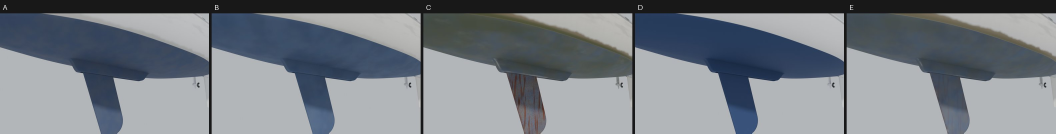
#> input picture docs/c22-9/blind/bottom.jpg, 3167 x 400 px (shown at 1/3 size)
$ python -i checks.py   (imports and definitions only)
#> lines starting #> are read from the running program, lines starting #| are printed output that depends on the picture
#> further down, picture is the input picture: PIL image 3167x400 RGB; mean R, G, B 118.3, 124.6, 131.6
### Tools/envloop/ground/ground_material.py
"""Track A: the layered ground material, as numpy. ground_hlsl.py is the same maths for M_Ground (written line for line
from this file: change both together; test_ground.py checks they agree on the decode and weights).

Inputs, per pixel, the same ones the terrain material has in the game:
  P       world position, metres in the map frame (+X north, +Y east, Z = 0 at the 435.5 ft pool)
  N       the mesh normal (unit, world)
  C       the terrain's vertex colour, linear RGB (LakeTerrainActor::BuildChunk: bed, bank clay/sand, low flats,
          grass to woods by canopy, bare slopes)
  Near    the vertex colour's alpha: open water within 4/8/14 m (1/0.6/0.25)
  WaterZ  the water level (pool 0; the gauge runs under it in a drought)
  Mown    0..1, mown lawn (from house and club footprints; the terrain supplies it at integration)
  Season  0 summer .. 1 dormant (game date: Dec to Mar dormant, ramps in Nov and Apr)
Outputs: base colour (linear), roughness, a world normal with the scans' relief, and the eight surface weights.

Method: eight weights from the inputs (cheap maths), the two strongest sampled from the texture arrays (each sampled
twice at unrelated scales and rotations, joined by height, so no repeat shows in a 40 m frame), the rest drawn as their
card colour, then a slow colour wash (9 m and 31 m) and the wet band. Every distance draws the same mean colour, so the
far band (no texture past 150 m) has no seam.
"""
import os

import numpy as np

import pack as packs

HERE = os.path.dirname(os.path.abspath(__file__))
IDS = packs.ROLES
S = {k: i for i, k in enumerate(IDS)}


def use_pack(name=None):
    """Load a region pack's colours, sizes and roughness into this module (the maths itself is the same everywhere)."""
    global CARD, ALB_SUMMER, ALB_DORMANT, TILE, ROUGH, DARKEN, ROUGH_WET
    CARD = packs.load(name)
    s = CARD["surfaces"]
    ALB_SUMMER = np.array([x["albedo_linear"]["summer"] for x in s], np.float32)
    ALB_DORMANT = np.array([x["albedo_linear"]["dormant"] for x in s], np.float32)
    TILE = np.array([x["tile_m"] for x in s], np.float32)
    ROUGH = np.array([x["roughness"] for x in s], np.float32)
    DARKEN = np.array([x["wet"]["darken"] for x in s], np.float32)
    ROUGH_WET = np.array([x["wet"]["rough_wet"] for x in s], np.float32)


use_pack()
# Second sample of each surface: rotated and at a scale with no small common ratio to the first (golden ratio), offset.
ROT2 = np.radians(np.array([37.0, 71.0, 113.0, 23.0, 59.0, 97.0, 41.0, 83.0], np.float32))
SCALE2 = 1.618
# Knobs (mirrored in ground_hlsl.py).
BLEND_DEPTH = 0.18        # height blend: how far (in 0..1 height) one surface can push through its neighbour
MACRO_A, MACRO_B = 0.10, 0.07     # slow wash amplitudes at 9 m and 31 m
TEXTURE_FAR_M = 150.0     # past this, card colours only (the near band's edge)
NORMAL_FADE_M = (25.0, 80.0)
# Cost bands (the Mac's world gate at 7307fe54: -9 fps on coast-day, -4 on slip at High with 12 fetches everywhere inside
# 150 m): the second, rotated scale only inside BAND_A (the hero band, where a tile's repeat would show); the height
# maps, normals and roughness (the RHA and normal arrays) only inside BAND_B; past it the two surfaces are colour only,
# mixed by their weights. Fetches per pixel: 12 inside 35 m, 6 to 75 m, 2 to 150 m, none past it.
BAND_A_M = (35.0, 45.0)
BAND_B_M = (75.0, 85.0)


def sat(x):
    return np.clip(x, 0.0, 1.0)


def smoothstep(a, b, x):
    t = sat((x - a) / (b - a))
    return t * t * (3 - 2 * t)


def hash2(ix, iy):
    return np.modf(np.abs(np.sin(ix * 127.1 + iy * 311.7) * 43758.5453))[0]


# [71 lines left out: functions vnoise, weights, season_tint, not called in this run]


class TexBank:
    """The texture arrays: per surface a mip pyramid of albedo, normal XY and RHA (roughness, height, AO)."""

    # [177 lines left out: functions __init__, sample, _bilinear, shade, perturb, not called in this run]

### Tools/envloop/ground/pack.py
"""Track A: ground region packs. A pack is one JSON file in packs/ that fills the ground material's eight roles (lawn,
rough, clay, gravel, sand, mud, cracked, litter: what the weights decide) with a region's own surfaces, sizes and
colours. The maths never names a region; every tool takes --pack (default north-texas-lake, or $GROUND_PACK).
Track 0's shared pack layout replaces this file's paths once it lands.
"""
import json
import os

HERE = os.path.dirname(os.path.abspath(__file__))
REPO = os.path.dirname(os.path.dirname(os.path.dirname(HERE)))
DEFAULT = os.environ.get("GROUND_PACK", "north-texas-lake")
ROLES = ["lawn", "rough", "clay", "gravel", "sand", "mud", "cracked", "litter"]


def path(name=None):
    return os.path.join(HERE, "packs", f"{name or DEFAULT}.json")


def load(name=None):
    p = json.load(open(path(name)))
    ids = [s["id"] for s in p["surfaces"]]
    if ids != ROLES:
        raise ValueError(f"pack {name or DEFAULT}: surfaces must fill the roles in order {ROLES}, got {ids}")
    return p


def raw_dir(name=None):
    return os.path.join(REPO, "Data", "Ground", "raw", name or DEFAULT)


def prep_dir(name=None):
    return os.path.join(REPO, "Data", "Ground", "prep", name or DEFAULT)

### Tools/envloop/ground/checks.py
"""Track A: the environment loop's six checks for the ground set.

    python3 -I Tools/envloop/ground/checks.py --renders Artifacts/envloop/ground/r1 [--reviews Tools/envloop/ground/reviews/r1.json]

Writes Tools/envloop/ground/scores/<round>.json and prints one line per check.
  size     each scan's real width is published (or estimated and said so), and every tier keeps the hero band's 1 cm per
           pixel; the smallest feature the card names spans 2 px or more at High
  colour   the prepared maps' means are the card's colours (exact by construction), and the card against the source
           scan's own calibrated colour (Lab dE, reported). PROVISIONAL until Bean's grey-card ground photos
  repeat   no visible repeat in a 40 m frame: normalised autocorrelation of the top-down 40 m renders, highest peak
           off the centre (past 1 m) under 0.35; the same for the scan simply tiled, for comparison
  variety  all eight surfaces drawn on the test shore (each winning 0.3% or more of a station area), and each kind of bank
           shows at least three
  blind    from the reviews file: new beats old for 2 of 3 reviewers in every view, and "photo or game" answers
  budget   texture memory per tier (8-slice arrays: BC1 colour, BC5 normal, BC1 RHA, with mips) against the plan's
           share; samples per pixel; frame time is the Mac's (after Nov 21)
"""
import argparse
import json
import os
import sys

import numpy as np
from PIL import Image

HERE = os.path.dirname(os.path.abspath(__file__))
REPO = os.path.dirname(os.path.dirname(os.path.dirname(HERE)))
sys.path.insert(0, HERE)
import ground_material as gm  # noqa: E402
import scene as sc  # noqa: E402
import pack as packs  # noqa: E402

PREP = packs.prep_dir()
RAW = packs.raw_dir()


# [40 lines left out: functions lab, check_size, check_colour, not called in this run]


def autocorr_peak(img, metres=40.0, exclude_m=1.0, highpass_m=1.5):
#> called with metres = 40, exclude_m = 1, highpass_m = 1.5
    a = np.asarray(img.convert("L"), np.float32)
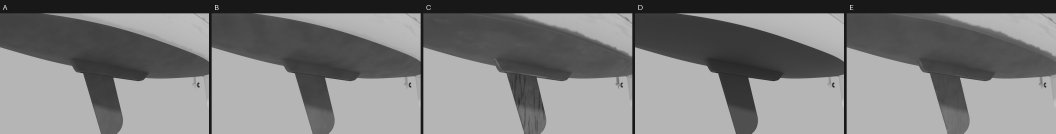
#> a: shape (400, 3167) float32 (shown at 1/3 size); min 4, max 254, mean 123.5
    n = a.shape[0]
#> n = 400
    # High-pass at 1.5 m: a repeat is the texture's own pattern coming back; the zones, the wash and a tree's shade
    # are meant to be large and are not repeats.
    from scipy import ndimage
    a = a - ndimage.gaussian_filter(a, highpass_m * n / metres, mode="wrap")
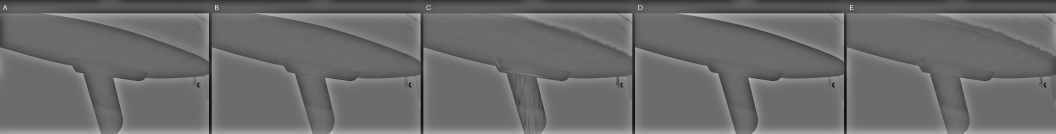
#> a: shape (400, 3167) float32 (shown at 1/3 size); min -147.2, max 201.9, mean 0; drawn with min black and max white
    f = np.fft.fft2(a)
    ac = np.fft.ifft2(f * np.conj(f)).real
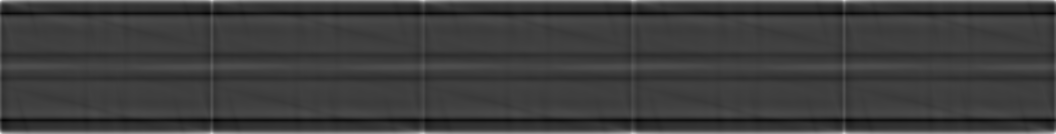
#> ac: shape (400, 3167) float64 (shown at 1/3 size); min -286998762.8, max 898183957.1, mean 0; drawn with min black and max white
    ac /= ac[0, 0]
    yy, xx = np.meshgrid(np.fft.fftfreq(n) * n, np.fft.fftfreq(n) * n, indexing="ij")
    r = np.hypot(xx, yy) * metres / n
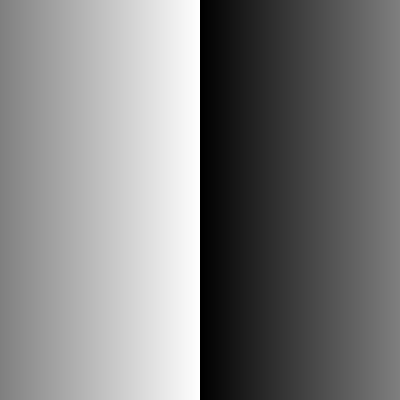
#> xx: shape (400, 400) float64; min -200, max 199, mean -0.5; drawn with min black and max white
#> (the run stopped early here; a loop or call above may not have finished)
